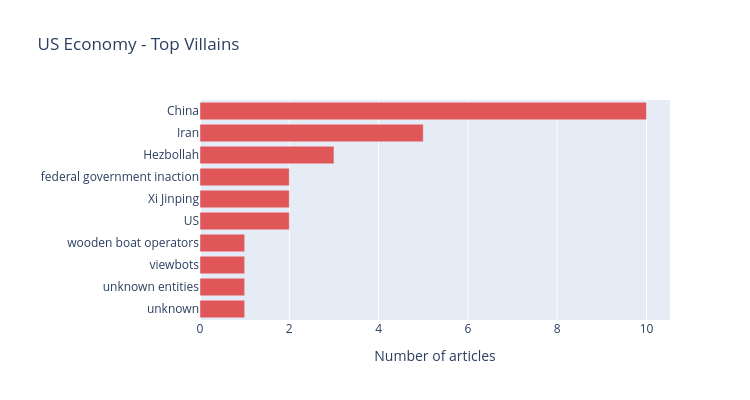

The cell this chart's notebook holds for it:
### Code cell
framing_bar_chart(econ_villains, "US Economy - Top Villains", "#e15759")

### Figure 1 — Plotly figure (JSON) as saved in the notebook; plotly's stock layout.template omitted (floating-point values rounded to 4 significant figures)
{"data": [{"marker": {"color": "#e15759"}, "orientation": "h", "type": "bar", "x": [1, 1, 1, 1, 2, 2, 2, 3, 5, 10], "y": ["unknown", "unknown entities", "viewbots", "wooden boat operators", "US", "Xi Jinping", "federal government inaction", "Hezbollah", "Iran", "China"]}], "layout": {"height": 400, "margin": {"l": 200}, "title": {"text": "US Economy - Top Villains"}, "width": 750, "xaxis": {"title": {"text": "Number of articles"}}, "yaxis": {"title": {"text": ""}}}}
